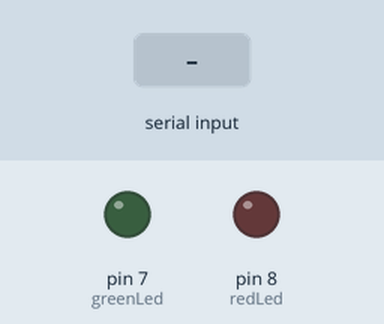
Recording of a sketch running on a simulated Arduino Uno, built with avr-gcc and run on an emulated ATmega328P. On the bench: output pins drawn as LEDs (lit = HIGH). Inputs (shaded band) come from the test bench.

Above: at 1.2 s.
1.3 s: "1" received over Serial
At 1.8 s:
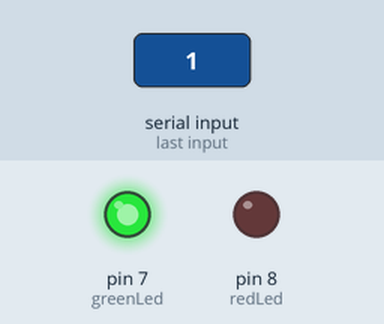
2.8 s: "0" received over Serial
At 4.2 s:
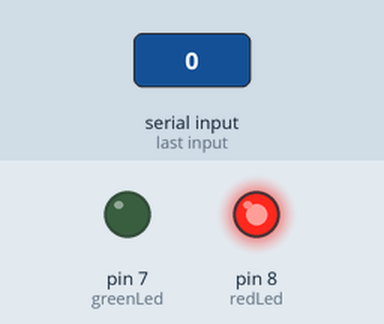
Timing chart, 0 to 5.8 s (numbered marks = the images above; inputs shaded):
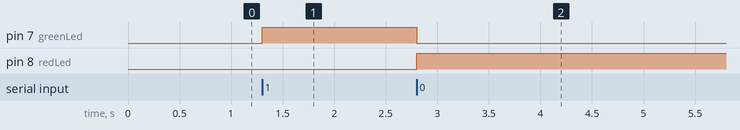

The sketch:

arduino_codes.ino
```cpp
/*
  PPE Detection Indicator
  - Receives '1' from Python if PPE detected → Green LED ON
  - Receives '0' if no PPE → Red LED ON
*/

int greenLed = 7;
int redLed = 8;

void setup() {
  pinMode(greenLed, OUTPUT);
  pinMode(redLed, OUTPUT);
  Serial.begin(9600);
}

void loop() {
  if (Serial.available() > 0) {
    char signal = Serial.read();

    if (signal == '1') {
      digitalWrite(greenLed, HIGH);
      digitalWrite(redLed, LOW);
    }
    else if (signal == '0') {
      digitalWrite(greenLed, LOW);
      digitalWrite(redLed, HIGH);
    }
  }
}
```

Measured:
- after the input at 1.3 s, pin 7 (greenLed): LOW → HIGH at once
- after the input at 2.8 s, pin 7 (greenLed): HIGH → LOW at once; pin 8 (redLed): LOW → HIGH at once
